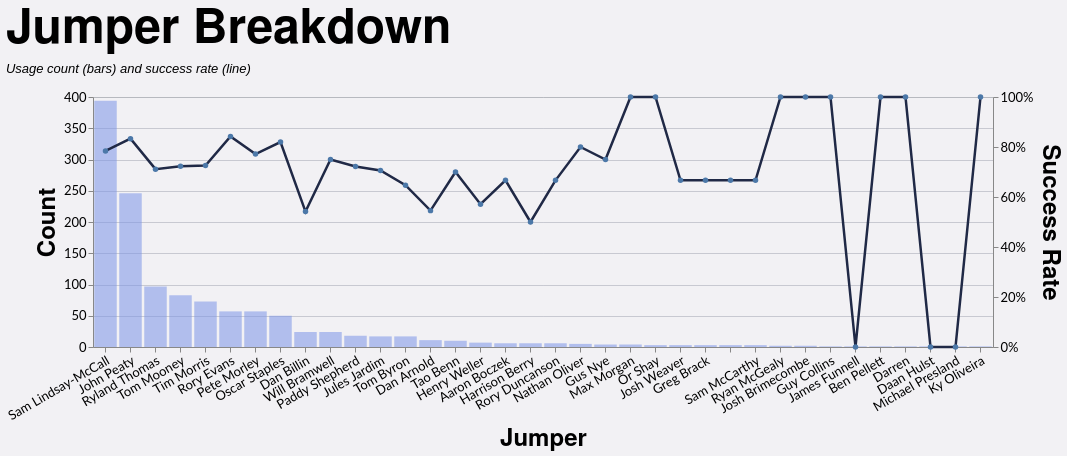

Here is the Vega-Lite specification saved for this chart:
### Vega-Lite specification from a JSON file in a GitHub repository (floating-point values rounded to 4 significant figures; data arrays with more than 128 entries replaced by an {"elided": "..."} marker saying what was removed)
{"config": {"axis": {"labelFont": "Lato, sans-serif", "titleFont": "PT Sans Narrow, Helvetica Neue, Helvetica, Arial, sans-serif", "labelFontSize": 13, "titleFontSize": 24, "gridColor": "#202947", "gridOpacity": 0.2}, "header": {"labelFont": "PT Sans Narrow, Helvetica Neue, Helvetica, Arial, sans-serif", "titleFont": "PT Sans Narrow, Helvetica Neue, Helvetica, Arial, sans-serif", "labelFontSize": 24, "titleFontSize": 28, "labelFontWeight": "bold", "orient": "left"}, "legend": {"labelFont": "Lato, sans-serif", "titleFont": "PT Sans Narrow, Helvetica Neue, Helvetica, Arial, sans-serif", "labelFontSize": 14, "titleFontSize": 16, "titlePadding": 5, "fillColor": "white", "strokeColor": "black", "padding": 10, "titleFontWeight": "lighter", "titleFontStyle": "italic", "titleColor": "gray", "offset": 10}, "title": {"font": "PT Sans Narrow, Helvetica Neue, Helvetica, Arial, sans-serif", "fontSize": 48, "fontWeight": "bold", "anchor": "start", "align": "center", "titlePadding": 20, "subtitlePadding": 10, "subtitleFontSize": 13, "subtitleColor": "", "subtitleFontStyle": "italic", "offset": 15, "color": "black"}, "axisX": {"labelAngle": 0}, "facet": {"title": null, "header": null, "align": {"row": "each", "column": "each"}}, "resolve": {"scale": {"y": "independent", "facet": "independent"}}, "background": "#f2f1f4"}, "layer": [{"mark": {"type": "bar", "color": "#7d96e8", "opacity": 0.55}, "encoding": {"tooltip": [{"field": "jumper", "title": "Jumper", "type": "nominal"}, {"field": "won", "format": ",.0f", "title": "Won", "type": "quantitative"}, {"field": "attempts", "format": ",.0f", "title": "Attempts", "type": "quantitative"}, {"field": "success_rate", "format": ".1%", "title": "Success Rate", "type": "quantitative"}], "x": {"axis": {"labelAngle": -30}, "field": "jumper", "sort": "-y", "title": "Jumper", "type": "nominal"}, "y": {"axis": {"format": ",.0f", "orient": "left"}, "field": "attempts", "title": "Count", "type": "quantitative"}}, "transform": [{"filter": "(loSquad == 'All' || datum.squad == loSquad) && (loGameType == 'All' || (loGameType == 'League + Cup' && (datum.game_type == 'League' || datum.game_type == 'Cup')) || (loGameType == 'League only' && datum.game_type == 'League') || datum.game_type == loGameType) && (loOpposition == 'All' || datum.opposition == loOpposition) && (loThrower == 'All' || datum.thrower == loThrower) && (loJumper == 'All' || datum.jumper == loJumper) && (loArea == 'All' || datum.area == loArea) && (loNumbers == 'All' || datum.numbers == loNumbers) && (loCallType == 'All' || datum.call_type == loCallType)"}, {"filter": "(loSeason == 'All' || datum.season == loSeason)"}, {"aggregate": [{"op": "count", "as": "attempts"}, {"op": "sum", "field": "won", "as": "won"}], "groupby": ["jumper"]}, {"calculate": "datum.won / datum.attempts", "as": "success_rate"}]}, {"mark": {"type": "line", "color": "#202946", "point": true, "strokeWidth": 2.5}, "encoding": {"tooltip": [{"field": "jumper", "title": "Jumper", "type": "nominal"}, {"field": "won", "format": ",.0f", "title": "Won", "type": "quantitative"}, {"field": "attempts", "format": ",.0f", "title": "Attempts", "type": "quantitative"}, {"field": "success_rate", "format": ".1%", "title": "Success Rate", "type": "quantitative"}], "x": {"axis": {"labelAngle": -30}, "field": "jumper", "sort": "-y", "title": "Jumper", "type": "nominal"}, "y": {"axis": {"format": "%", "orient": "right"}, "field": "success_rate", "scale": {"domain": [0, 1]}, "title": "Success Rate", "type": "quantitative"}}, "transform": [{"filter": "(loSquad == 'All' || datum.squad == loSquad) && (loGameType == 'All' || (loGameType == 'League + Cup' && (datum.game_type == 'League' || datum.game_type == 'Cup')) || (loGameType == 'League only' && datum.game_type == 'League') || datum.game_type == loGameType) && (loOpposition == 'All' || datum.opposition == loOpposition) && (loThrower == 'All' || datum.thrower == loThrower) && (loJumper == 'All' || datum.jumper == loJumper) && (loArea == 'All' || datum.area == loArea) && (loNumbers == 'All' || datum.numbers == loNumbers) && (loCallType == 'All' || datum.call_type == loCallType)"}, {"filter": "(loSeason == 'All' || datum.season == loSeason)"}, {"aggregate": [{"op": "count", "as": "attempts"}, {"op": "sum", "field": "won", "as": "won"}], "groupby": ["jumper"]}, {"calculate": "datum.won / datum.attempts", "as": "success_rate"}]}], "data": {"name": "data-97c2c564e8a0cdaee3730a92991522ed"}, "height": 250, "params": [{"name": "loSquad", "value": "All"}, {"name": "loSeason", "value": "All"}, {"name": "loGameType", "value": "All"}, {"name": "loOpposition", "value": "All"}, {"name": "loThrower", "value": "All"}, {"name": "loJumper", "value": "All"}, {"name": "loArea", "value": "All"}, {"name": "loNumbers", "value": "All"}, {"name": "loCallType", "value": "All"}], "resolve": {"scale": {"y": "independent"}}, "title": {"text": "Jumper Breakdown", "subtitle": "Usage count (bars) and success rate (line)"}, "width": {"step": 25}, "$schema": "https://vega.github.io/schema/vega-lite/v5.20.1.json", "datasets": {"data-97c2c564e8a0cdaee3730a92991522ed": {"elided": "1242 records"}}}
